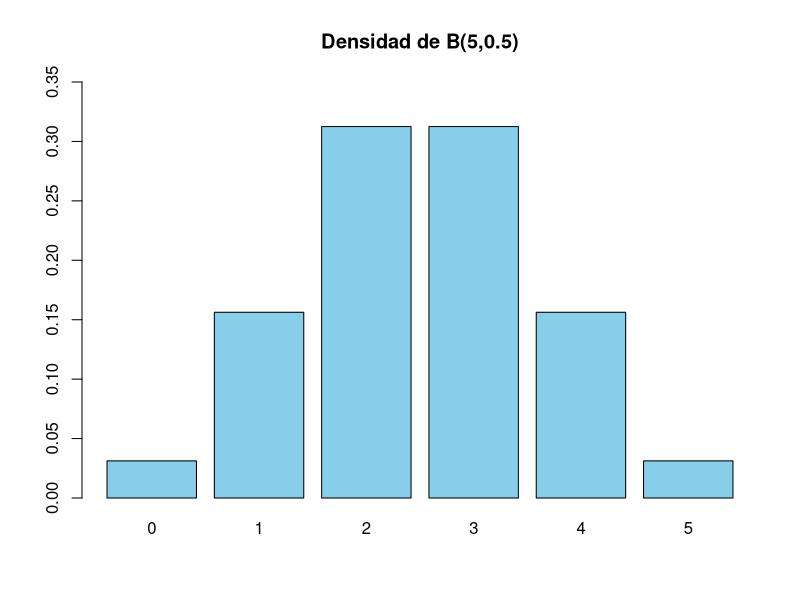
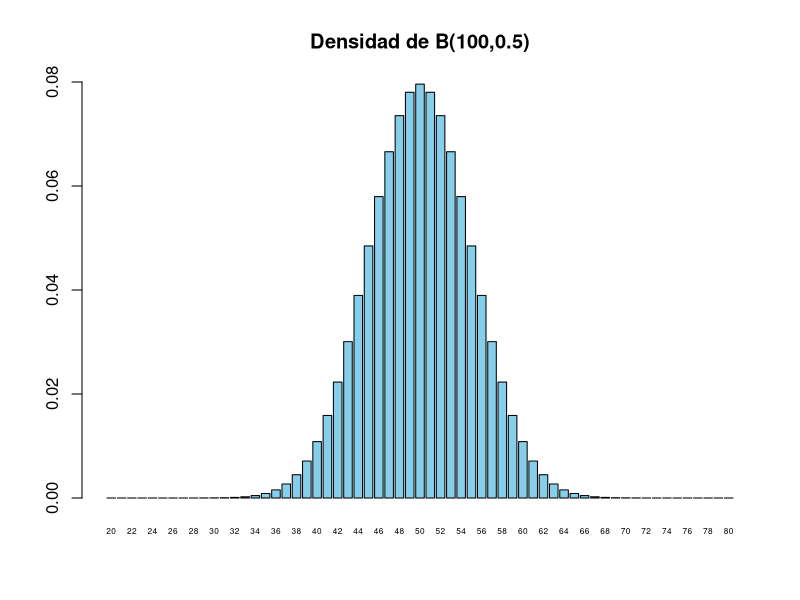

These charts were generated, in order, by the following R code: (Note: this script raises an error after producing the figures.)
## ---- chunk 1
barplot(dbinom(0:5,5,0.5),col="skyblue",names=0:5,ylim=c(0,0.35),main="Densidad de B(5,0.5)")
## ---- chunk 2
barplot(dbinom(20:80,100,0.5),col="skyblue",names=20:80,ylim=c(0,0.08), cex.names=0.5,main="Densidad de B(100,0.5)")
## ---- chunk 3
knitr::include_graphics("INREMDN_files/figure-html/dontpanic.png")
## ---- chunk 4
knitr::include_graphics("INREMDN_files/figure-html/graficadensidad3.png")
## ---- chunk 5
par(mfrow=c(3,2))
set.seed(100)
x=rf(10001000,2,4)
x=x[x<20]
hist(x,col="skyblue",freq=FALSE,xlab="",ylab="Densidad",main="", breaks=seq(0,20,length.out=10))
hist(x,col="skyblue",freq=FALSE,xlab="",ylab="Densidad",main="", breaks=seq(0,20,length.out=50))
hist(x,col="skyblue",freq=FALSE,xlab="",ylab="Densidad",main="", breaks=seq(0,20,length.out=100),ylim=c(0,0.8))
H4=hist(x,col="skyblue",freq=FALSE,xlab="",ylab="Densidad",main="", breaks=seq(0,20,length.out=200),ylim=c(0,0.9))
hist(x,col="skyblue",freq=FALSE,xlab="",ylab="Densidad",main="", breaks=seq(0,20,length.out=500),ylim=c(0,1))
lines(H4$mids,H4$density,col="red",lwd=1.5)
par(mfrow=c(1,1))
## ---- chunk 6
H5=hist(x,col="skyblue",freq=FALSE,xlab="",ylab="Densidad",main="", breaks=seq(0,20,length.out=200),ylim=c(0,1))
polygon(c(0,H5$mids),c(0,H5$density),col="skyblue",lwd=1.5,xlab="",ylab="Densidad")
## ---- chunk 7
knitr::include_graphics("INREMDN_files/figure-html/entreaib.png")
## ---- chunk 8
knitr::include_graphics("INREMDN_files/figure-html/density.png")
## ---- chunk 9
knitr::include_graphics("INREMDN_files/figure-html/censored.png")
## ---- chunk 10
curve(dnorm(x),-5,5,col="blue",lwd=3,ylim=c(0,0.5),main="Densidad de N(0,1)",xlab="",ylab="")
abline(v=0)
## ---- chunk 11
knitr::include_graphics("INREMDN_files/figure-html/paranormal.png")
## ---- chunk 12
curve(pnorm(x,50*0.3,sqrt(50*0.3*0.7)),xlim=c(0,30),xlab="",ylab="",col="blue",lwd=2,main="Ditribuciones de B(50,0.3) y N(50*0.3,sqrt(50*0.3*0.7)")
curve(pbinom(x,50,0.3),col="red",add=TRUE)
legend("topleft",lty=c(1,1),col=c("blue","red"),legend=c("Normal","Binomial"),cex=0.75)
## ---- chunk 13
knitr::include_graphics("INREMDN_files/figure-html/emorisa.png")
## ---- chunk 14
pnorm(1.5,1,2)
## ---- chunk 15
qnorm(0.4,1,2)
## ---- chunk 16
dnorm(1.5,1,2)
## ---- chunk 17
curve(dnorm,-4,4,xaxt="n",yaxt="n",xaxs="i",yaxs="i",xlab="",bty="l",ylab="",lwd=2)
abline(v=0,lty=2)
axis(1,at=c(0), labels=c(expression(mu)))
## ---- chunk 18
x <- seq(-4,4,.1)

plot(x,dnorm(x),type="l",xlab="",ylab=expression(f[X](x)),xaxs="i",yaxs="i",ylim=c(0,.4),bty="l",xaxt="n",yaxt="n")
polysection <- function(a,b,dist=dnorm,col="blue",n=11){
    dx <- seq(a,b,length.out=n)
    polygon(c(a,dx,b),c(0,dist(dx),0),border=NA,col=col)
}

for(i in -4:0){
    polysection(i,i+1,col="grey")
}

axis(1,at=c(1), labels=c(expression(x)))
arrows(-0,0.1,-2.5,0.3,lwd=2)
text(-2.5,0.32,expression(F[X](x)== P(X<=x) ) )
## ---- chunk 19
x <- seq(-4,4,.1)

plot(x,dnorm(x),type="l",xlab="",ylab="",xaxs="i",yaxs="i",ylim=c(0,.4),bty="l",xaxt="n",yaxt="n",lwd=2)
polysection <- function(a,b,dist=dnorm,col="blue",n=11){
    dx <- seq(a,b,length.out=n)
    polygon(c(a,dx,b),c(0,dist(dx),0),border=NA,col=col)
}

for(i in -4:-2){
    polysection(i,i+1,col="blue")
  #  polysection(-i-1,-i,col="grey")
}
for(i in 1:4){
    polysection(i,i+1,col="blue")
  #  polysection(-i-1,-i,col="grey")
}


axis(1,at=c(-1,0,1), labels=c(expression(mu-x),expression(mu),expression(mu+x)))
abline(v=0,lty=2)
## ---- chunk 20
curve(dnorm(x,0,1),-4,6,col="red",xaxs="i",yaxs="i",ylim=c(0,0.5),bty="l",xaxt="n",yaxt="n",xlab="",ylab="",lwd=2,main=expression(mu[1]<mu[2]))
curve(dnorm(x,2,1),-4,6,col="blue",lwd=2,add=T)
abline(v=0)
abline(v=2)
axis(1,at=c(0,2), labels=c(expression(mu[1]),expression(mu[2])))
text(-1.5,0.32,expression(N(mu[1],sigma)),col="red")
text(3.5,0.32,expression(N(mu[2],sigma)),col="blue")
## ---- chunk 21
curve(dnorm(x,0,1),-6,6,col="red",xaxs="i",yaxs="i",ylim=c(0,0.5),bty="l",xaxt="n",yaxt="n",xlab="",ylab="",lwd=2,main=expression(sigma[1]<sigma[2]))
curve(dnorm(x,0,1.5),col="blue",lwd=2,add=T)
abline(v=0)
axis(1,at=c(0), labels=c(expression(mu)))
text(-1.5,0.32,expression(N(mu,sigma[1])),col="red")
text(3.5,0.1,expression(N(mu,sigma[2])),col="blue")
## ---- chunk 22
curve(dnorm(x,0,1),-4,8,col="red",xaxs="i",yaxs="i",ylim=c(0,0.5),bty="l",xaxt="n",yaxt="n",xlab="",ylab="",
      lwd=2,main=expression(paste(mu[1]<mu[2], " y ", sigma[1]<sigma[2])))
curve(dnorm(x,2,1.5),col="blue",lwd=2,add=T)
abline(v=0)
abline(v=2)
axis(1,at=c(0,2), labels=c(expression(mu[1]),expression(mu[2])))
text(-1.5,0.32,expression(N(mu[1],sigma[1])),col="red")
text(3.5,0.25,expression(N(mu[2],sigma[2])),col="blue")
## ---- chunk 23
knitr::include_graphics("INREMDN_files/figure-html/rocnormal.png")
## ---- chunk 24
knitr::include_graphics("INREMDN_files/figure-html/analit.png")
## ---- chunk 25
qnorm(0.75)
## ---- chunk 26
knitr::include_graphics("INREMDN_files/figure-html/hiperhipo.png")
## ---- chunk 27
qnorm(0.05,124,13.7)
## ---- chunk 28
qnorm(0.1,124,13.7)
## ---- chunk 29
qnorm(0.9,124,13.7)
## ---- chunk 30
qnorm(0.95,124,13.7)
